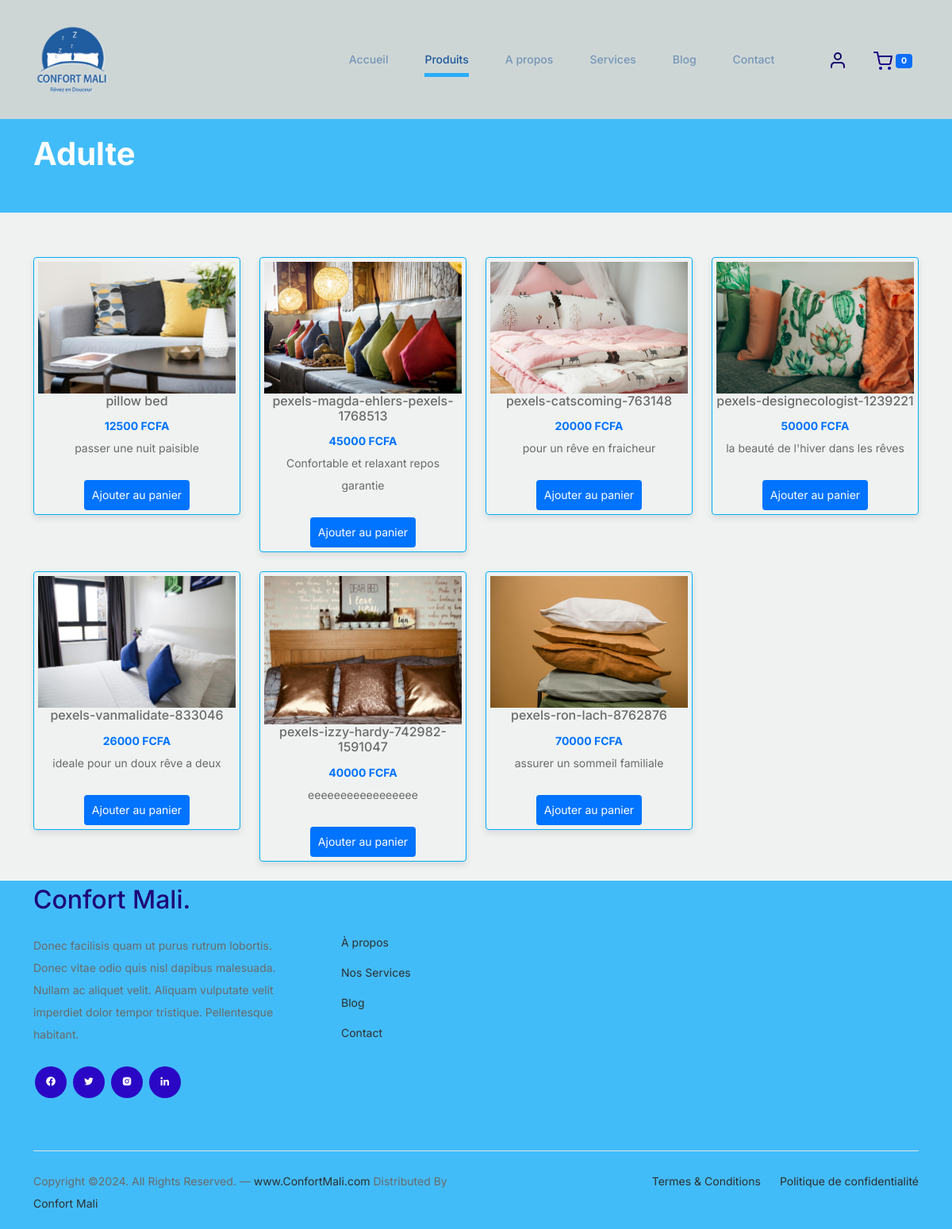
Screenshot of /products/2/ with the database file from the repository.
### ConfortMLapp/models.py (models this page shows, shortened)
class Categorie(models.Model):
    nom = models.CharField(max_length=100)

class Shop(models.Model):
    categorie = models.ForeignKey(Categorie, on_delete=models.CASCADE, related_name='produits')
    name = models.CharField(max_length=100)
    price = models.DecimalField(max_digits=10, decimal_places=0)
    quantity_stock = models.PositiveIntegerField(default=0)
    quantity_minimale = models.PositiveIntegerField(default=12)
    description = models.TextField()
    image = models.ImageField(upload_to='produit_images/')

### ConfortMLapp/views.py (the view)
# urls.py: path('products/<int:category_id>/', views.shop_categorie, name='shop_categorie'),
def shop_categorie(request, category_id):
    category = get_object_or_404(Categorie, id=category_id)
    products = Shop.objects.filter(categorie=category)
    return render(request, 'shop_categorie.html', {'category': category, 'products': products})

### ConfortMLapp/templates/shop_categorie.html (shortened to what this page needs)
{% load static %}
<!doctype html>
<html lang="fr">
<head>
  <link href="{% static 'css/bootstrap.min.css' %}" rel="stylesheet">
  <link href="https://cdnjs.cloudflare.com/ajax/libs/font-awesome/6.0.0-beta3/css/all.min.css" rel="stylesheet">
  <link href="{% static 'css/tiny-slider.css' %}" rel="stylesheet">
  <link href="https://unpkg.com/boxicons@2.1.4/css/boxicons.min.css" rel='stylesheet'>
  <link href="{% static 'css/style.css' %}" rel="stylesheet">
</head>
<body>
 <nav class="custom-navbar navbar navbar-expand-md navbar-dark bg-dark" aria-label="Furni navigation bar">
    <div class="container">
        <a class="navbar-brand" href="{% url 'index' %}">
        <img src="{% static 'images/cm.png' %}" alt="Logo Confort Mali">
        </a>
        <div class="collapse navbar-collapse" id="navbarsFurni">
            <ul class="custom-navbar-nav navbar-nav ms-auto mb-2 mb-md-0">
                <li>
                    <a class="nav-link" href="{% url 'index' %}">Accueil</a>
                </li>
                <li class="nav-item active"><a class="nav-link" href="{% url 'shop' %}">Produits</a></li>
                <li><a class="nav-link" href="{% url 'about' %}">A propos</a></li>
                <li><a class="nav-link" href="{% url 'services' %}">Services</a></li>
                <li><a class="nav-link" href="{% url 'blog' %}">Blog</a></li>
                <li><a class="nav-link" href="{% url 'contact' %}">Contact</a></li>
            </ul>
            <ul class="custom-navbar-cta navbar-nav mb-2 mb-md-0 ms-5">
                {% if user.is_authenticated %}
                    <li class="nav-item dropdown">
                        <a class="nav-link dropdown-toggle" href="#" id="userDropdown" role="button" data-bs-toggle="dropdown" aria-expanded="false">
                            <img src="{% static 'images/user.svg' %}" alt="Utilisateur">
                            {{ user.username }}
                        </a>
                        <ul class="dropdown-menu" aria-labelledby="userDropdown">
                            <li><a class="dropdown-item" href="#">{{ user.username }}</a></li>
                            <li><a class="dropdown-item" href="#">{{ user.email }}</a></li>
                            <li><hr class="dropdown-divider"></li>
                            <li><a class="dropdown-item" href="{% url 'logout' %}">Déconnexion</a></li>
                        </ul>
                    </li>
                {% else %}
                    <li class="nav-item">
                        <a class="nav-link" href="{% url 'login' %}">
                            <img src="{% static 'images/user.svg' %}" alt="Connexion">
                        </a>
                    </li>
                {% endif %}
                <li class="nav-item">
                    <a class="nav-link" href="{% url 'view_cart' %}">
                        <img src="{% static 'images/cart.svg' %}" alt="Panier">
                        <span id="cart-count" class="badge bg-primary">0</span>
                    </a>
                </li>
            </ul>
        </div>
    </div>
</nav>
<div class="hero" style="padding-top: 20px; padding-bottom: 20px;">
  <div class="container">
    <div class="row justify-content-between">
      <div class="col-lg-5">
        <div class="intro-excerpt">
          <h1>{{ category.nom }}</h1>
        </div>
      </div>
    </div>
  </div>
</div>
<br>
<br>
<div class="container">
  <div class="row">
    {% for product in products %}
    <div class="col-12 col-md-4 col-lg-3 mb-4">
      <div class="product-item-container" style="border: 1px solid #00aff9; padding: 5px; border-radius: 4px; box-shadow: 0 4px 8px rgba(0, 0, 0, 0.1);">
        <img src="{{ product.image.url }}" class="img-fluid product-thumbnail" alt="{{ product.name }}">
        <h6 class="product-title text-center">{{ product.name }}</h6>
        <strong class="product-price text-center" style="color: rgb(0, 115, 255); display: block; margin: 0 auto;">{{ product.price }} FCFA</strong>
        <p class="product-description text-center">{{ product.description }}</p>
        <div class="text-center">
          <button class="add-to-cart-btn" onclick="addToCart({{ product.id }})" style="border: none; background-color: rgb(0, 115, 255); color: white; border-radius: 4px; padding: 5px 10px; margin-top: 10px; cursor: pointer;">Ajouter au panier</button>
        </div>
      </div>
    </div>
    {% endfor %}
  </div>
</div>
  <footer class="footer-section">
    <div class="container relative">
      <div class="row g-5 mb-5">
        <div class="col-lg-4">
          <div class="mb-4 footer-logo-wrap"><a href="#" class="footer-logo">Confort Mali<span>.</span></a></div>
          <p class="mb-4">Donec facilisis quam ut purus rutrum lobortis. Donec vitae odio quis nisl dapibus malesuada. Nullam ac aliquet velit. Aliquam vulputate velit imperdiet dolor tempor tristique. Pellentesque habitant.</p>
          <ul class="list-unstyled custom-social">
            <li><a href="#"><i class='bx bxl-facebook-circle'></i></a></li>
            <li><a href="#"><i class='bx bxl-twitter'></i></a></li>
            <li><a href="#"><i class='bx bxl-instagram-alt'></i></a></li>
            <li><a href="#"><i class='bx bxl-linkedin'></i></a></li>
          </ul>
        </div>
        <div class="col-lg-8">
          <div class="row links-wrap">
            <div class="col-6 col-sm-6 col-md-3">
              <ul class="list-unstyled">
                <li><a href="{% url 'about' %}">À propos</a></li>
                <li><a href="{% url 'services' %}">Nos Services</a></li>
                <li><a href="{% url 'blog' %}">Blog</a></li>
                <li><a href="{% url 'contact' %}">Contact</a></li>
              </ul>
            </div>
          </div>
        </div>
      </div>
      <div class="border-top copyright">
        <div class="row pt-4">
          <div class="col-lg-6">
            <p class="mb-2 text-center text-lg-start">Copyright &copy;<script>document.write(new Date().getFullYear());</script>. All Rights Reserved. &mdash; <a href="https://ConfortMali.com">www.ConfortMali.com</a> Distributed By <a href="https://www.ConfortMali.com">Confort Mali</a></p>
          </div>
          <div class="col-lg-6 text-center text-lg-end">
            <ul class="list-unstyled d-inline-flex ms-auto">
              <li class="me-4"><a href="#">Termes &amp; Conditions</a></li>
              <li><a href="#">Politique de confidentialité</a></li>
            </ul>
          </div>
        </div>
      </div>
    </div>
  </footer>
</body>
</html>

### ConfortMLapp/static/css/style.css (style rules this page uses)
body { overflow-x: hidden; position: relative; }
body { font-family: "Inter", sans-serif; font-weight: 400; line-height: 28px; color: #6a6a6a; font-size: 14px; background-color: #eff2f1; }
a { text-decoration: none; -webkit-transition: .3s all ease; -o-transition: .3s all ease; transition: .3s all ease; color: #2f2f2f; text-decoration: underline; }
.custom-navbar { background: #9fafae6b !important; padding-top: 20px; padding-bottom: 20px; }
.custom-navbar .navbar-brand img { width: 100px; }
@media (min-width: 992px) { .custom-navbar .custom-navbar-nav li { margin-left: 15px; margin-right: 15px; } }
.custom-navbar .custom-navbar-nav li a { font-weight: 500; color: #1c579b !important; opacity: .5; -webkit-transition: .3s all ease; -o-transition: .3s all ease; transition: .3s all ease; position: relative; }
@media (min-width: 768px) { .custom-navbar .custom-navbar-nav li a:before { content: ""; position: absolute; bottom: 0; left: 8px; right: 8px; background: #29adf9; height: 5px; opacity: 1; visibility: visible; width: 0; -webkit-transition: .15s all ease-out; -o-transition: .15s all ease-out; transition: .15s all ease-out; } }
.custom-navbar .custom-navbar-nav li.active a { opacity: 1; }
.custom-navbar .custom-navbar-nav li.active a:before { width: calc(100% - 16px); }
.custom-navbar .custom-navbar-cta { margin-left: 0 !important; -webkit-box-orient: horizontal; -webkit-box-direction: normal; -ms-flex-direction: row; flex-direction: row; }
@media (min-width: 768px) { .custom-navbar .custom-navbar-cta { margin-left: 40px !important; } }
.custom-navbar .custom-navbar-cta li { margin-left: 0px; margin-right: 0px; }
.custom-navbar .custom-navbar-cta li:first-child { margin-right: 20px; }
.hero { background: #42bcf9; }
@media (min-width: 768px) { .hero { padding: calc(4rem - 30px) 0 4rem 0; } }
@media (min-width: 992px) { .hero { padding: calc(8rem - 30px) 0 8rem 0; } }
.hero .intro-excerpt { position: relative; z-index: 4; }
@media (min-width: 992px) { .hero .intro-excerpt { max-width: 450px; } }
.hero h1 { font-weight: 700; color: #ffffff; margin-bottom: 30px; }
.product-price { color: #00b7ff; }
.footer-section { padding: 10px 0; background: #42bcf9; }
.footer-section .relative { position: relative; }
.footer-section a { text-decoration: none; color: #2f2f2f; -webkit-transition: .3s all ease; -o-transition: .3s all ease; transition: .3s all ease; }
.footer-section .links-wrap { margin-top: 0px; }
@media (min-width: 992px) { .footer-section .links-wrap { margin-top: 54px; } }
.footer-section .links-wrap ul li { margin-bottom: 10px; }
.footer-section .footer-logo-wrap .footer-logo { font-size: 32px; font-weight: 500; text-decoration: none; color: #1d0479; }
.footer-section .custom-social li { margin: 2px; display: inline-block; }
.footer-section .custom-social li a { width: 40px; height: 40px; text-align: center; line-height: 40px; display: inline-block; background: #2a07c4; color: #ffffff; border-radius: 50%; }
.footer-section .border-top { border-color: #dce5e4; }
.footer-section .border-top.copyright { font-size: 14px !important; }

### rows the page displays
Categorie: nom "Adulte"
Shop: image (picture), name "pillow bed", price "12500", description "passer une nuit paisible"
Shop: image (picture), name "pexels-magda-ehlers-pexels-1768513", price "45000", description "Confortable et relaxant repos garantie"
Shop: image (picture), name "pexels-catscoming-763148", price "20000", description "pour un rêve en fraicheur"
Shop: image (picture), name "pexels-designecologist-1239221", price "50000", description "la beauté de l'hiver dans les rêves"
Shop: image (picture), name "pexels-vanmalidate-833046", price "26000", description "ideale pour un doux rêve a deux"
Shop: image (picture), name "pexels-izzy-hardy-742982-1591047", price "40000", description "eeeeeeeeeeeeeeeee"
Shop: image (picture), name "pexels-ron-lach-8762876", price "70000", description "assurer un sommeil familiale"
